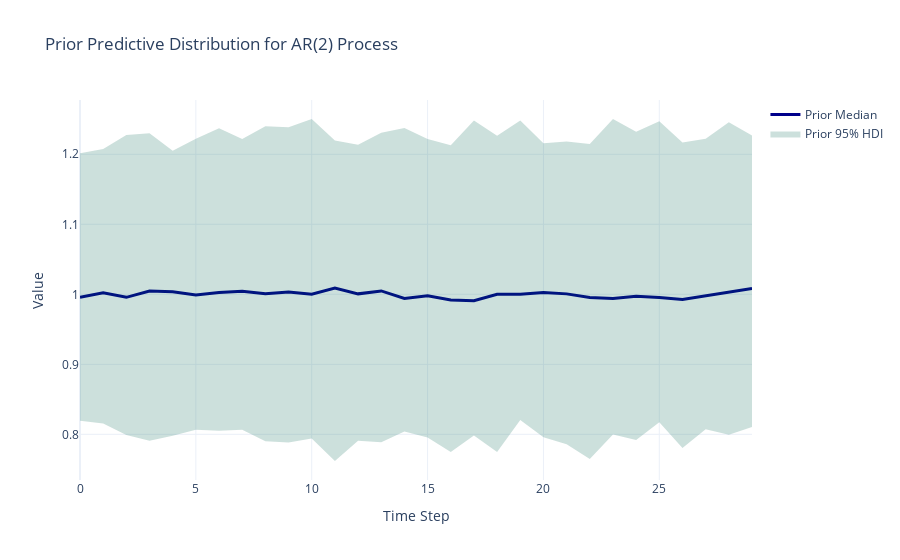

Notebook cell for this chart:
### Markdown cell above
The uncertainty in the AR(2) process appears dampened relative to the random walk, likely because of both the lag-one autocorrelation being smaller than 1 and the slight negative autocorrelation in the second lag. 

Here is a prior predictive sample from such a model:

### Code cell
# Generate prior predicitve samples from an AR2 process with rho fixed to (0.5, -0.3)
n_years = 30

with pm.Model() as prior_model:
            
    init_dist = pm.Normal.dist(mu=0, sigma=0.1, shape=2)
    
    log_ar = pm.AR('log_ar', 
        rho=[0.5, -0.3],
        sigma=0.1,
        init_dist=init_dist,
        steps=n_years
    )
    
    ar = pm.Deterministic('ar', pt.exp(log_ar))
    
    trace_prior = pm.sample_prior_predictive(1000, random_seed=RANDOM_SEED)

# Extract prior samples for visualization
prior_samples = az.extract(trace_prior, group="prior")['ar']

# Calculate median
prior_median = prior_samples.median(dim='sample')

# Calculate HDI properly for each time point
time_points = np.arange(n_years)
prior_hdi_lower = np.zeros(n_years)
prior_hdi_upper = np.zeros(n_years)

for i in range(n_years):
    hdi_interval = az.hdi(prior_samples[i, :].values, hdi_prob=0.95)
    prior_hdi_lower[i] = hdi_interval[0]
    prior_hdi_upper[i] = hdi_interval[1]

go.Figure().add_trace(go.Scatter(
    x=time_points,
    y=prior_median,
    mode='lines',
    name='Prior Median',
    line=dict(color='darkblue', width=3)
)).add_trace(go.Scatter(
    x=np.concatenate([time_points, time_points[::-1]]),
    y=np.concatenate([prior_hdi_upper, prior_hdi_lower[::-1]]),
    fill='toself',
    fillcolor='rgba(0, 100, 80, 0.2)',
    line=dict(color='rgba(255,255,255,0)'),
    name='Prior 95% HDI',
    showlegend=True
)).update_layout(
    title="Prior Predictive Distribution for AR(2) Process",
    xaxis_title="Time Step",
    yaxis_title="Value",
    template="plotly_white"
)

### Figure 1 — Plotly figure (JSON) as saved in the notebook; plotly's stock layout.template omitted (floating-point values rounded to 4 significant figures)
{"data": [{"line": {"color": "darkblue", "width": 3}, "mode": "lines", "name": "Prior Median", "type": "scatter", "x": [0, 1, 2, 3, 4, 5, 6, 7, 8, 9, 10, 11, 12, 13, 14, 15, 16, 17, 18, 19, 20, 21, 22, 23, 24, 25, 26, 27, 28, 29], "y": [0.9959, 1.002, 0.9957, 1.005, 1.004, 0.9991, 1.002, 1.005, 1.001, 1.003, 1.0, 1.009, 1.001, 1.005, 0.9942, 0.9978, 0.9918, 0.991, 1.0, 1.0, 1.003, 1.001, 0.9953, 0.9941, 0.9972, 0.9954, 0.9925, 0.9976, 1.002, 1.008, 1.003, 0.9963]}, {"fill": "toself", "fillcolor": "rgba(0, 100, 80, 0.2)", "line": {"color": "rgba(255,255,255,0)"}, "name": "Prior 95% HDI", "showlegend": true, "type": "scatter", "x": [0, 1, 2, 3, 4, 5, 6, 7, 8, 9, 10, 11, 12, 13, 14, 15, 16, 17, 18, 19, 20, 21, 22, 23, 24, 25, 26, 27, 28, 29, 29, 28, 27, 26, 25, 24, 23, 22, 21, 20, 19, 18, 17, 16, 15, 14, 13, 12, 11, 10, 9, 8, 7, 6, 5, 4, 3, 2, 1, 0], "y": [1.202, 1.208, 1.228, 1.23, 1.205, 1.222, 1.237, 1.222, 1.24, 1.239, 1.25, 1.22, 1.214, 1.231, 1.238, 1.222, 1.213, 1.248, 1.227, 1.248, 1.216, 1.218, 1.215, 1.25, 1.232, 1.247, 1.217, 1.222, 1.246, 1.227, 0.8104, 0.7995, 0.8073, 0.7805, 0.8174, 0.792, 0.7997, 0.7648, 0.7859, 0.7957, 0.8205, 0.7748, 0.7985, 0.7749, 0.7954, 0.8039, 0.7887, 0.7907, 0.7619, 0.7941, 0.7884, 0.7901, 0.8064, 0.805, 0.8066, 0.798, 0.7908, 0.7991, 0.8154, 0.8194]}], "layout": {"title": {"text": "Prior Predictive Distribution for AR(2) Process"}, "xaxis": {"title": {"text": "Time Step"}}, "yaxis": {"title": {"text": "Value"}}}}
